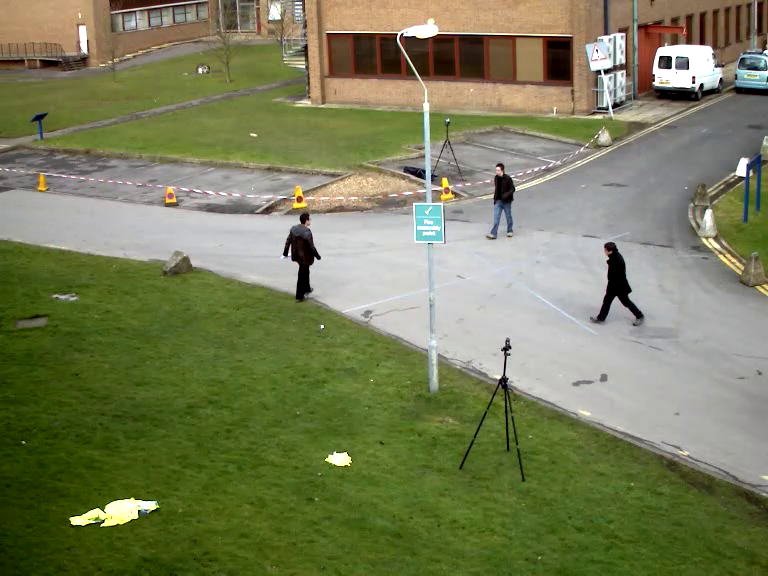
#> input picture frame 15 of Fundamentals/data/test.mp4, 768 x 576 px
$ python 29_Object_Tracking.py
#> lines starting #> are read from the running program, lines starting #| are printed output that depends on the picture; after the words box and inside, x2 and y2 are one past the last pixel; in counts of white or black regions, pixels touching at a corner belong together
import numpy as np
import cv2 as cv

cap = cv.VideoCapture('data/test.mp4')

# take first frame of the video
ret, frame = cap.read()
#> frame is the input picture: shape (576, 768, 3); mean B, G, R 89.1, 125.4, 120.6

# setup initial location of window
x, y, width, height = 623, 230, 68, 90
track_window = (x, y ,width, height)

# set up the ROI for tracking
roi = frame[y:y+height, x : x+width]
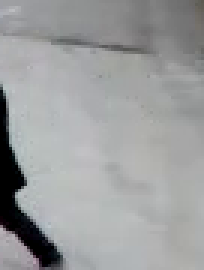
#> roi: shape (90, 68, 3) (shown 3 times larger); mean B, G, R 158.2, 157.6, 156.2
hsv_roi = cv.cvtColor(roi, cv.COLOR_BGR2HSV)
#> hsv_roi: shape (90, 68, 3); mean H, S, V 71.6, 9.7, 158.8
mask = cv.inRange(hsv_roi, np.array((0., 60., 32.)), np.array((180., 255., 255)))
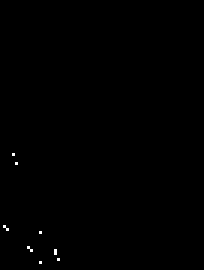
#> mask: shape (90, 68) (shown 3 times larger); 0.18% white in thin lines or dots, all inside (x1, y1, x2, y2) = (1, 51, 20, 88)
roi_hist = cv.calcHist([hsv_roi], [0], mask, [180], [0, 180])
#> roi_hist = 180 values, max 2 at index 100, min 0 at index 0, mean 0.0611
cv.normalize(roi_hist, roi_hist, 0, 255,cv.NORM_MINMAX)

# Setup the termination criteria, either 10 iteration or move by atleast 1 pt
term_crit = ( cv.TERM_CRITERIA_EPS | cv.TERM_CRITERIA_COUNT, 10, 1)

# cv.imshow('mask', mask)

while(1):
    ret, frame = cap.read()
    if ret == True:
        hsv = cv.cvtColor(frame, cv.COLOR_BGR2HSV)
#> hsv: shape (576, 768, 3); mean H, S, V 42, 107, 130.5
        # cv.imshow("HSV", hsv)
        dst = cv.calcBackProject([hsv], [0], roi_hist, [0, 180], 1)
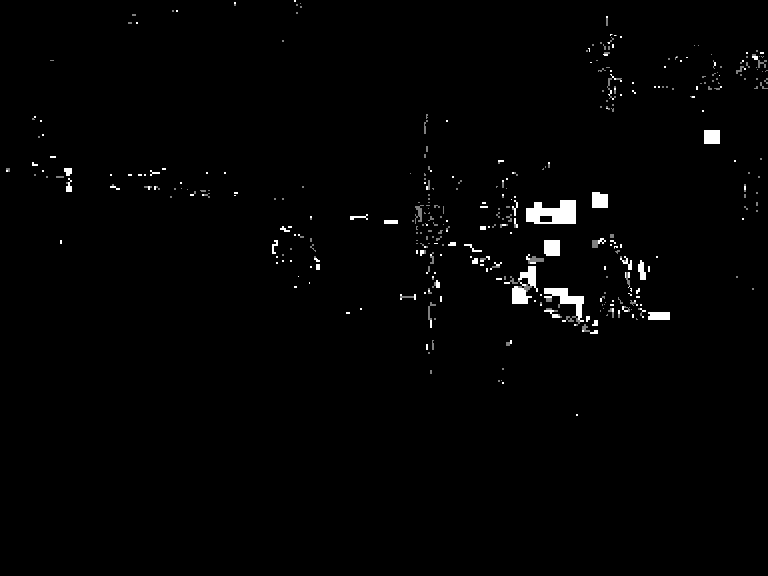
#> dst: shape (576, 768); min 0, max 255, mean 3.2
        # apply meanshift to get the new location
        ret, track_window = cv.CamShift(dst, track_window, term_crit)
#> ret = ((634, 289), (65.92, 113.2), 152.2); track_window = (604, 238, 60, 102)
        # Draw it on image
        pts = cv.boxPoints(ret)
#> pts = [[636.7, 223.6], [689.6, 323.7], [631.3, 354.4], [578.4, 254.3]]
        pts = np.intp(pts)
#> pts = [[636, 223], [689, 323], [631, 354], [578, 254]]
        final_image = cv.polylines(frame, [pts], True, (0, 255, 0), 2)


        # x,y,w,h = track_window
        # final_image = cv.rectangle(frame, (x,y), (x+w, y+h), 255, 3)

        cv.imshow('dst', dst)
        cv.imshow('final_image',final_image)
        k = cv.waitKey(30) & 0xff
#> (key Esc is pressed here)
        if k == 27:
            break
    else:
        break

$ run again, starting later in the video
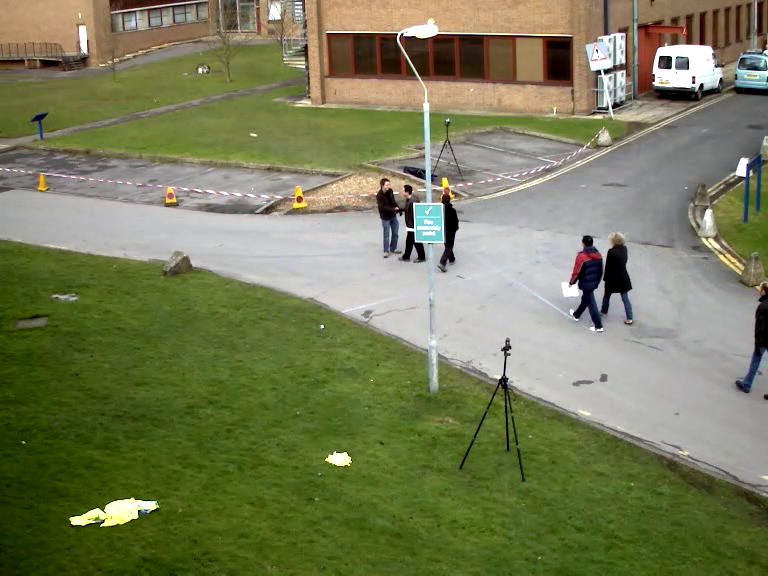
#> input picture frame 120 of Fundamentals/data/test.mp4, 768 x 576 px
#> frame is the input picture: shape (576, 768, 3); mean B, G, R 88.3, 124.5, 119.8
#> hsv_roi: shape (90, 68, 3); mean H, S, V 72, 14.3, 160.5
#> `mask = cv.inRange(hsv_roi, np.array((0., 60., 32.)), np.array((180., 2..`:
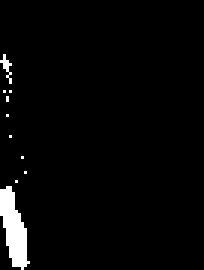
#> mask: shape (90, 68) (shown 3 times larger); 3% white; 10 white regions (9 under 20 px), largest, box (x1, y1, x2, y2) and area: (0, 62, 10, 90) 158
#> roi_hist = 180 values, max 23 at index 106, min 0 at index 0, mean 1.01
#> hsv: shape (576, 768, 3); mean H, S, V 43, 107.9, 129.9
#> `dst = cv.calcBackProject([hsv], [0], roi_hist, [0, 180], 1)`:
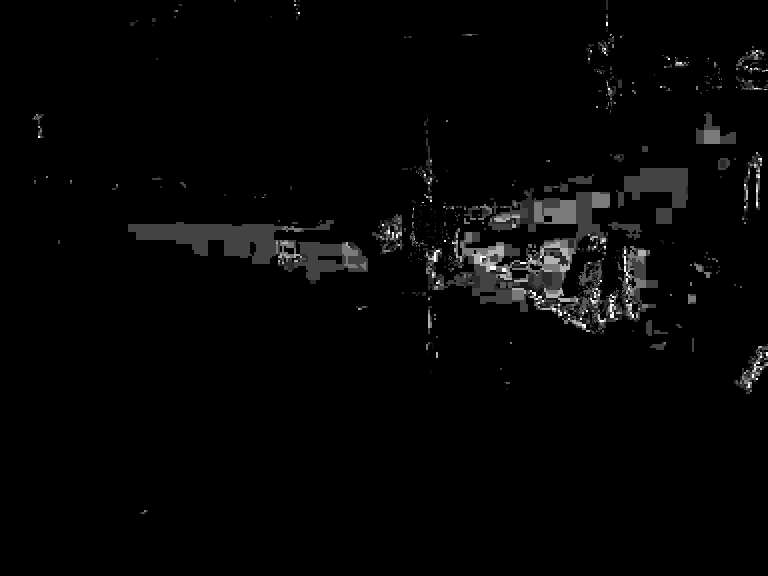
#> dst: shape (576, 768); min 0, max 255, mean 5.3
#> ret = ((614, 287.5), (87.42, 107.6), 16.76); track_window = (571, 235, 86, 105)
#> `pts = cv.boxPoints(ret)`: pts = [[556.6, 326.4], [587.7, 223.4], [671.4, 248.6], [640.3, 351.6]]
#> `pts = np.intp(pts)`: pts = [[556, 326], [587, 223], [671, 248], [640, 351]]
